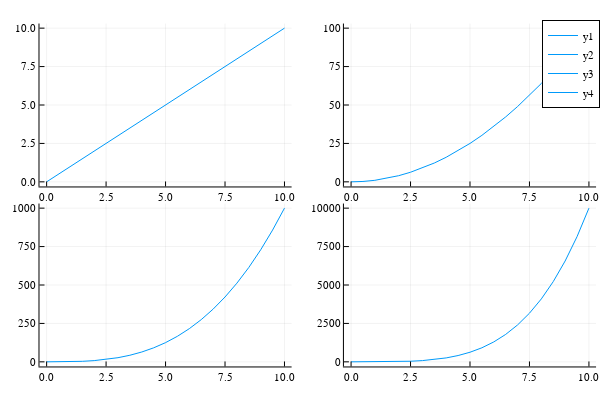

Here is the notebook cell this chart was saved with:
### Code cell
#subplot
x = 0:0.5:10

y1 = plot(x, x, label = "y1")
y2 = plot(x, x.^2, label = "y2")
y3 = plot(x, x.^3, label = "y3")
y4 = plot(x, x.^4, label = "y4")

plot(y1,y2,y3,y4)

### Figure 1 — Plotly figure (JSON) as saved in the notebook; plotly's stock layout.template omitted (floating-point values rounded to 4 significant figures)
{"data": [{"colorbar": {"title": ""}, "legendgroup": "y1", "line": {"color": "rgba(0, 154, 250, 1.000)", "dash": "solid", "shape": "linear", "width": 1}, "mode": "lines", "name": "y1", "showlegend": true, "type": "scatter", "x": [0, 0.5, 1, 1.5, 2, 2.5, 3, 3.5, 4, 4.5, 5, 5.5, 6, 6.5, 7, 7.5, 8, 8.5, 9, 9.5, 10], "xaxis": "x1", "y": [0, 0.5, 1, 1.5, 2, 2.5, 3, 3.5, 4, 4.5, 5, 5.5, 6, 6.5, 7, 7.5, 8, 8.5, 9, 9.5, 10], "yaxis": "y1", "zmax": null, "zmin": null}, {"colorbar": {"title": ""}, "legendgroup": "y2", "line": {"color": "rgba(0, 154, 250, 1.000)", "dash": "solid", "shape": "linear", "width": 1}, "mode": "lines", "name": "y2", "showlegend": true, "type": "scatter", "x": [0, 0.5, 1, 1.5, 2, 2.5, 3, 3.5, 4, 4.5, 5, 5.5, 6, 6.5, 7, 7.5, 8, 8.5, 9, 9.5, 10], "xaxis": "x2", "y": [0, 0.25, 1, 2.25, 4, 6.25, 9, 12.25, 16, 20.25, 25, 30.25, 36, 42.25, 49, 56.25, 64, 72.25, 81, 90.25, 100], "yaxis": "y2", "zmax": null, "zmin": null}, {"colorbar": {"title": ""}, "legendgroup": "y3", "line": {"color": "rgba(0, 154, 250, 1.000)", "dash": "solid", "shape": "linear", "width": 1}, "mode": "lines", "name": "y3", "showlegend": true, "type": "scatter", "x": [0, 0.5, 1, 1.5, 2, 2.5, 3, 3.5, 4, 4.5, 5, 5.5, 6, 6.5, 7, 7.5, 8, 8.5, 9, 9.5, 10], "xaxis": "x3", "y": [0, 0.125, 1, 3.375, 8, 15.62, 27, 42.88, 64, 91.12, 125, 166.4, 216, 274.6, 343, 421.9, 512, 614.1, 729, 857.4, 1000], "yaxis": "y3", "zmax": null, "zmin": null}, {"colorbar": {"title": ""}, "legendgroup": "y4", "line": {"color": "rgba(0, 154, 250, 1.000)", "dash": "solid", "shape": "linear", "width": 1}, "mode": "lines", "name": "y4", "showlegend": true, "type": "scatter", "x": [0, 0.5, 1, 1.5, 2, 2.5, 3, 3.5, 4, 4.5, 5, 5.5, 6, 6.5, 7, 7.5, 8, 8.5, 9, 9.5, 10], "xaxis": "x4", "y": [0, 0.0625, 1, 5.062, 16, 39.06, 81, 150.1, 256, 410.1, 625, 915.1, 1296, 1785.0, 2401, 3164.0, 4096, 5220.0, 6561, 8145.0, 10000], "yaxis": "y4", "zmax": null, "zmin": null}], "layout": {"annotations": [], "height": 400, "legend": {"bgcolor": "rgba(255, 255, 255, 1.000)", "bordercolor": "rgba(0, 0, 0, 1.000)", "borderwidth": 1, "font": {"color": "rgba(0, 0, 0, 1.000)", "family": "sans-serif", "size": 11}, "title": {"font": {"color": "rgba(0, 0, 0, 1.000)", "family": "sans-serif", "size": 15}, "text": ""}, "tracegroupgap": 0, "traceorder": "normal", "x": 1, "xanchor": "auto", "y": 1, "yanchor": "auto"}, "margin": {"b": 20, "l": 0, "r": 0, "t": 20}, "paper_bgcolor": "rgba(255, 255, 255, 1.000)", "plot_bgcolor": "rgba(255, 255, 255, 1.000)", "showlegend": true, "width": 600, "xaxis1": {"anchor": "y1", "domain": [0.06582, 0.486], "gridcolor": "rgba(0, 0, 0, 0.100)", "gridwidth": 0.5, "linecolor": "rgba(0, 0, 0, 1.000)", "mirror": false, "range": [-0.3, 10.3], "showgrid": true, "showline": true, "showticklabels": true, "tickangle": 0, "tickcolor": "rgb(0, 0, 0)", "tickfont": {"color": "rgba(0, 0, 0, 1.000)", "family": "sans-serif", "size": 11}, "tickmode": "array", "ticks": "inside", "ticktext": ["0.0", "2.5", "5.0", "7.5", "10.0"], "tickvals": [0, 2.5, 5, 7.5, 10], "title": "", "titlefont": {"color": "rgba(0, 0, 0, 1.000)", "family": "sans-serif", "size": 15}, "type": "-", "visible": true, "zeroline": false, "zerolinecolor": "rgba(0, 0, 0, 1.000)"}, "xaxis2": {"anchor": "y2", "domain": [0.5732, 0.9934], "gridcolor": "rgba(0, 0, 0, 0.100)", "gridwidth": 0.5, "linecolor": "rgba(0, 0, 0, 1.000)", "mirror": false, "range": [-0.3, 10.3], "showgrid": true, "showline": true, "showticklabels": true, "tickangle": 0, "tickcolor": "rgb(0, 0, 0)", "tickfont": {"color": "rgba(0, 0, 0, 1.000)", "family": "sans-serif", "size": 11}, "tickmode": "array", "ticks": "inside", "ticktext": ["0.0", "2.5", "5.0", "7.5", "10.0"], "tickvals": [0, 2.5, 5, 7.5, 10], "title": "", "titlefont": {"color": "rgba(0, 0, 0, 1.000)", "family": "sans-serif", "size": 15}, "type": "-", "visible": true, "zeroline": false, "zerolinecolor": "rgba(0, 0, 0, 1.000)"}, "xaxis3": {"anchor": "y3", "domain": [0.06582, 0.486], "gridcolor": "rgba(0, 0, 0, 0.100)", "gridwidth": 0.5, "linecolor": "rgba(0, 0, 0, 1.000)", "mirror": false, "range": [-0.3, 10.3], "showgrid": true, "showline": true, "showticklabels": true, "tickangle": 0, "tickcolor": "rgb(0, 0, 0)", "tickfont": {"color": "rgba(0, 0, 0, 1.000)", "family": "sans-serif", "size": 11}, "tickmode": "array", "ticks": "inside", "ticktext": ["0.0", "2.5", "5.0", "7.5", "10.0"], "tickvals": [0, 2.5, 5, 7.5, 10], "title": "", "titlefont": {"color": "rgba(0, 0, 0, 1.000)", "family": "sans-serif", "size": 15}, "type": "-", "visible": true, "zeroline": false, "zerolinecolor": "rgba(0, 0, 0, 1.000)"}, "xaxis4": {"anchor": "y4", "domain": [0.5732, 0.9934], "gridcolor": "rgba(0, 0, 0, 0.100)", "gridwidth": 0.5, "linecolor": "rgba(0, 0, 0, 1.000)", "mirror": false, "range": [-0.3, 10.3], "showgrid": true, "showline": true, "showticklabels": true, "tickangle": 0, "tickcolor": "rgb(0, 0, 0)", "tickfont": {"color": "rgba(0, 0, 0, 1.000)", "family": "sans-serif", "size": 11}, "tickmode": "array", "ticks": "inside", "ticktext": ["0.0", "2.5", "5.0", "7.5", "10.0"], "tickvals": [0, 2.5, 5, 7.5, 10], "title": "", "titlefont": {"color": "rgba(0, 0, 0, 1.000)", "family": "sans-serif", "size": 15}, "type": "-", "visible": true, "zeroline": false, "zerolinecolor": "rgba(0, 0, 0, 1.000)"}, "yaxis1": {"anchor": "x1", "domain": [0.5376, 0.9902], "gridcolor": "rgba(0, 0, 0, 0.100)", "gridwidth": 0.5, "linecolor": "rgba(0, 0, 0, 1.000)", "mirror": false, "range": [-0.3, 10.3], "showgrid": true, "showline": true, "showticklabels": true, "tickangle": 0, "tickcolor": "rgb(0, 0, 0)", "tickfont": {"color": "rgba(0, 0, 0, 1.000)", "family": "sans-serif", "size": 11}, "tickmode": "array", "ticks": "inside", "ticktext": ["0.0", "2.5", "5.0", "7.5", "10.0"], "tickvals": [0, 2.5, 5, 7.5, 10], "title": "", "titlefont": {"color": "rgba(0, 0, 0, 1.000)", "family": "sans-serif", "size": 15}, "type": "-", "visible": true, "zeroline": false, "zerolinecolor": "rgba(0, 0, 0, 1.000)"}, "yaxis2": {"anchor": "x2", "domain": [0.5376, 0.9902], "gridcolor": "rgba(0, 0, 0, 0.100)", "gridwidth": 0.5, "linecolor": "rgba(0, 0, 0, 1.000)", "mirror": false, "range": [-3, 103], "showgrid": true, "showline": true, "showticklabels": true, "tickangle": 0, "tickcolor": "rgb(0, 0, 0)", "tickfont": {"color": "rgba(0, 0, 0, 1.000)", "family": "sans-serif", "size": 11}, "tickmode": "array", "ticks": "inside", "ticktext": ["0", "25", "50", "75", "100"], "tickvals": [0, 25, 50, 75, 100], "title": "", "titlefont": {"color": "rgba(0, 0, 0, 1.000)", "family": "sans-serif", "size": 15}, "type": "-", "visible": true, "zeroline": false, "zerolinecolor": "rgba(0, 0, 0, 1.000)"}, "yaxis3": {"anchor": "x3", "domain": [0.03762, 0.4902], "gridcolor": "rgba(0, 0, 0, 0.100)", "gridwidth": 0.5, "linecolor": "rgba(0, 0, 0, 1.000)", "mirror": false, "range": [-30, 1030], "showgrid": true, "showline": true, "showticklabels": true, "tickangle": 0, "tickcolor": "rgb(0, 0, 0)", "tickfont": {"color": "rgba(0, 0, 0, 1.000)", "family": "sans-serif", "size": 11}, "tickmode": "array", "ticks": "inside", "ticktext": ["0", "250", "500", "750", "1000"], "tickvals": [0, 250, 500, 750, 1000], "title": "", "titlefont": {"color": "rgba(0, 0, 0, 1.000)", "family": "sans-serif", "size": 15}, "type": "-", "visible": true, "zeroline": false, "zerolinecolor": "rgba(0, 0, 0, 1.000)"}, "yaxis4": {"anchor": "x4", "domain": [0.03762, 0.4902], "gridcolor": "rgba(0, 0, 0, 0.100)", "gridwidth": 0.5, "linecolor": "rgba(0, 0, 0, 1.000)", "mirror": false, "range": [-300, 10300], "showgrid": true, "showline": true, "showticklabels": true, "tickangle": 0, "tickcolor": "rgb(0, 0, 0)", "tickfont": {"color": "rgba(0, 0, 0, 1.000)", "family": "sans-serif", "size": 11}, "tickmode": "array", "ticks": "inside", "ticktext": ["0", "2500", "5000", "7500", "10000"], "tickvals": [0, 2500, 5000, 7500, 10000], "title": "", "titlefont": {"color": "rgba(0, 0, 0, 1.000)", "family": "sans-serif", "size": 15}, "type": "-", "visible": true, "zeroline": false, "zerolinecolor": "rgba(0, 0, 0, 1.000)"}}}
